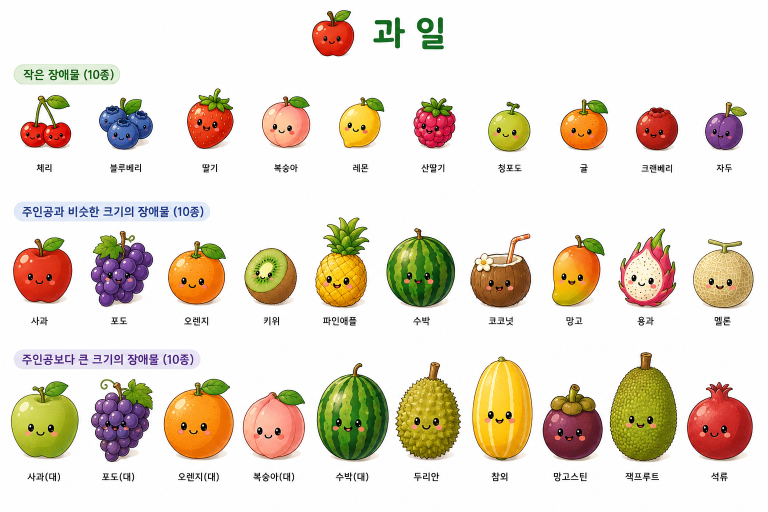
#> input picture design/장애물_과일.png, 1536 x 1024 px, found by its file name (shown at 1/2 size)
$ python extract_obstacles_v3.py
#> lines starting #> are read from the running program, lines starting #| are printed output that depends on the picture; after the words box and inside, x2 and y2 are one past the last pixel; in counts of white or black regions, pixels touching at a corner belong together
"""신규 테마별 장애물 시트(6개 파일, 3단계x10종, 흰 배경) 추출 스크립트.
행 그룹을 밀도 기반으로 자동 검출하고, 행 안에서는 연결요소를 10개 컬럼에 배정해
각 아이콘의 실제 경계를 찾는다 (균등폭 절단으로 인한 이웃 침범/잘림 방지).
"""
import os
import numpy as np
from PIL import Image
from scipy import ndimage

SRC_DIR = "design"
OUT = "assets/obstacles"
TIER_NAMES = ["small", "medium", "large"]
COLS = 10

THEMES = {
    "fruit": "장애물_과일.png",
    "transport": "장애물_교통수단.png",
    "dessert": "장애물_달콤한 디저트.png",
    "ocean": "장애물_바다모험.png",
    "space": "장애물_우주탐험.png",
    "household": "장애물_집안물건.png",
}


def nonwhite_mask(arr, thresh=30):
    diff = np.abs(arr.astype(int) - 255).sum(axis=2)
    return diff > thresh, diff


def find_bands(density, thresh=20):
    bands = []
    in_band = False
    s = 0
    for y in range(len(density)):
        d = density[y]
        if d > thresh and not in_band:
            s = y
            in_band = True
        elif d <= thresh and in_band:
            bands.append((s, y))
            in_band = False
    if in_band:
        bands.append((s, len(density)))
    return bands


def find_row_groups(mask, x_lo=300):
    """제목 배너를 제외한 3개 행(작은/중간/큰) 아이콘 영역의 y범위를 찾는다."""
    density = mask[:, x_lo:].sum(axis=1)
    bands = find_bands(density, thresh=20)
    assert len(bands) >= 4, f"unexpected band count {len(bands)}"
    bands = bands[1:]  # 첫 밴드(제목) 제외
    icon_bands = [b for b in bands if (b[1] - b[0]) >= 25]  # 라벨 텍스트(높이<25) 제외

    groups = []
    cur = list(icon_bands[0])
    for b in icon_bands[1:]:
        if b[0] - cur[1] < 70:
            cur[1] = b[1]
        else:
            groups.append(tuple(cur))
            cur = list(b)
    groups.append(tuple(cur))
    assert len(groups) == 3, f"expected 3 row groups, got {len(groups)}: {groups}"
    return groups


def extract_row_icons(arr, mask, diff, y0, y1, x_start=10, x_end=1525, cols=COLS, pad=4):
    region_mask = mask[y0:y1, x_start:x_end]
    h, w = region_mask.shape
    labeled, n = ndimage.label(region_mask, structure=np.ones((3, 3)))
    if n == 0:
        return [None] * cols

    col_w = (x_end - x_start) / cols
    col_centers = [(c + 0.5) * col_w for c in range(cols)]

    slots = [None for _ in range(cols)]
    objs = ndimage.find_objects(labeled)
    for i, sl in enumerate(objs):
        if sl is None:
            continue
        ys, xs = sl
        area = (labeled[sl] == (i + 1)).sum()
        if area < 20:
            continue
        comp_w = xs.stop - xs.start
        comp_h = ys.stop - ys.start
        if comp_w > col_w * 1.9:
            continue
        if comp_h < 8:
            continue
        cx = (xs.start + xs.stop) / 2
        col = min(range(cols), key=lambda c: abs(col_centers[c] - cx))
        bx0, bx1, by0, by1 = xs.start, xs.stop, ys.start, ys.stop
        if slots[col] is None:
            slots[col] = [bx0, by0, bx1, by1]
        else:
            slots[col][0] = min(slots[col][0], bx0)
            slots[col][1] = min(slots[col][1], by0)
            slots[col][2] = max(slots[col][2], bx1)
            slots[col][3] = max(slots[col][3], by1)

    region_arr = arr[y0:y1, x_start:x_end]
    region_diff = diff[y0:y1, x_start:x_end]

    # 배경(진짜 흰 배경)만 투명하게 만든다: diff 임계값만으로는 아이콘 "내부"의 흰색/밝은
    # 하이라이트(도넛 글레이즈, 얼음, 별빛 등)까지 배경으로 오인해 구멍이 뚫리는 문제가
    # 있었다. 이미지 테두리에서부터 거의-흰 픽셀들을 flood-fill로 연결해 "테두리와 이어진
    # 흰 영역"만 진짜 배경으로 간주하고, 그 영역에만 부드러운(안티에일리어싱) 알파를
    # 적용한다. 아이콘 내부에 둘러싸인 흰 하이라이트는 테두리와 연결되지 않으므로
    # 불투명(255)하게 보존된다.
    bgish = region_diff < 45
    labeled_bg, _ = ndimage.label(bgish, structure=np.ones((3, 3)))
    border_labels = (set(labeled_bg[0, :].tolist()) | set(labeled_bg[-1, :].tolist()) |
                      set(labeled_bg[:, 0].tolist()) | set(labeled_bg[:, -1].tolist()))
    border_labels.discard(0)
    bg_connected = np.isin(labeled_bg, list(border_labels)) if border_labels else np.zeros_like(bgish, dtype=bool)
    soft = np.clip((region_diff - 10) * 4, 0, 255)
    alpha_f = np.where(bg_connected, soft, 255).astype(np.uint8)

    rgba = np.dstack([region_arr, alpha_f]).astype(np.uint8)
    full_img = Image.fromarray(rgba, "RGBA")

    results = []
    for col in range(cols):
        if slots[col] is None:
            # 인접 아이콘과 맞닿아 연결요소가 병합된 경우(예: 옅은 광채 효과가 이웃 칸까지
            # 번지는 경우)의 대비책: 해당 컬럼의 엄격한 x범위 내부에서만 흰색이 아닌
            # 픽셀의 bbox를 구해 잘라낸다. 이웃 침범은 없지만 정밀도는 연결요소 방식보다 낮음.
            cx0 = int(col * col_w)
            cx1 = int((col + 1) * col_w)
            strip = region_mask[:, cx0:cx1]
            ys, xs = np.where(strip)
            if len(ys) < 20:
                results.append(None)
                continue
            bx0, bx1 = cx0 + xs.min(), cx0 + xs.max() + 1
            by0, by1 = ys.min(), ys.max() + 1
        else:
            bx0, by0, bx1, by1 = slots[col]
        bx0 = max(0, bx0 - pad)
        by0 = max(0, by0 - pad)
        bx1 = min(w, bx1 + pad)
        by1 = min(h, by1 + pad)
        results.append(clean_fragments(full_img.crop((bx0, by0, bx1, by1))))
    return results


def clean_fragments(img):
    """옅은 광채/입자 효과가 이웃 칸까지 번져 크롭 경계에서 잘린 채로 딸려 들어온
    작은 파편을 제거한다. 크롭 테두리에 닿아 있고 본체보다 훨씬 작은 조각만 지운다
    (아이콘 자체의 정상적인 보조 요소는 보통 테두리에 닿지 않으므로 보존됨)."""
    a = np.array(img.split()[-1])
    labeled, n = ndimage.label(a > 40, structure=np.ones((3, 3)))
    if n <= 1:
        return img
    sizes = ndimage.sum(np.ones_like(a), labeled, range(1, n + 1))
    main = int(np.argmax(sizes)) + 1
    main_area = sizes[main - 1]
    h, w = a.shape
    objs = ndimage.find_objects(labeled)
    drop = np.zeros_like(a, dtype=bool)
    for i, sl in enumerate(objs):
        lbl = i + 1
        if lbl == main or sl is None:
            continue
        ys, xs = sl
        touches_border = xs.start == 0 or xs.stop == w or ys.start == 0 or ys.stop == h
        if touches_border and sizes[lbl - 1] < main_area * 0.2:
            drop |= labeled == lbl
    if drop.any():
        arr = np.array(img)
        arr[drop, 3] = 0
        img = Image.fromarray(arr, "RGBA")
    return img


count = 0
for theme, fname in THEMES.items():
    path = os.path.join(SRC_DIR, fname)
    im = Image.open(path).convert("RGB")
#> im is the input picture: PIL image 1536x1024 RGB; mean R, G, B 230.1, 220.3, 205.9
    arr = np.array(im)
    mask, diff = nonwhite_mask(arr)
#> in nonwhite_mask, `diff = np.abs(arr.astype(int) - 255).sum(axis=2)`:
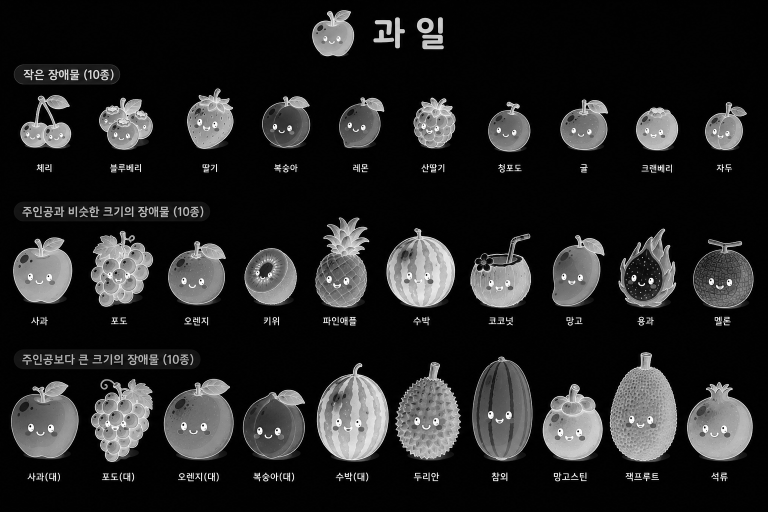
#> diff: shape (1024, 1536) int64 (shown at 1/2 size); min 0, max 765, mean 108.7; drawn with min black and max white
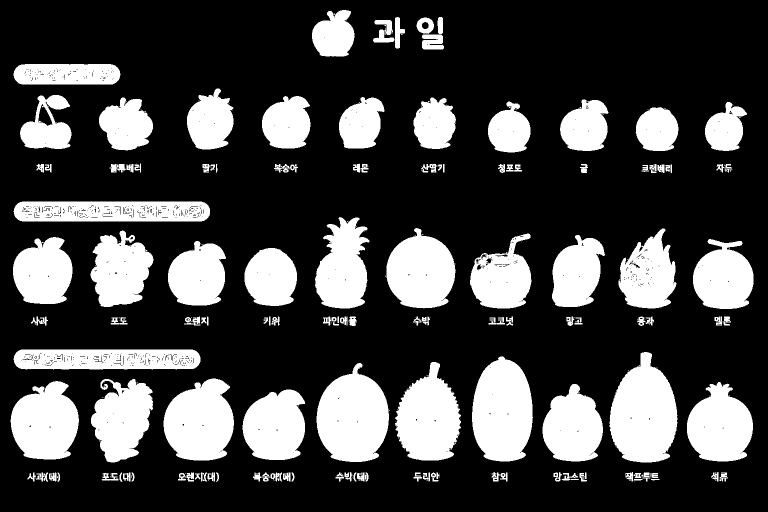
#> mask: shape (1024, 1536) bool (shown at 1/2 size); 26.9% white; 309 white regions (165 under 20 px), largest, box (x1, y1, x2, y2) and area: (1219, 704, 1355, 925) 21502, (633, 726, 778, 924) 20705, (944, 713, 1066, 923) 20165
    groups = find_row_groups(mask)
#> in find_row_groups, `density = mask[:, x_lo:].sum(axis=1)`: density = 1024 values, max 1044 at index 845, min 0 at index 0, mean 315.4
#> the loop in find_bands, `for y in range(len(density)):` made 1024 passes
#> (d, in_band) on passes 23, 114, 192, 305, 329, 347, 404, 619, 634, 652, 700, 926: (29, True), (0, False), (28, True), (15, False), (95, True), (0, False), (104, True), (0, False), (64, True), (12, False), (86, True), (0, False)
#> after the loop in find_bands, `for y in range(len(density)):`: bands = [(22, 113), (191, 304), (328, 346), (403, 618), (633, 651), (699, 925), (945, 963)]; in_band = False; s = 945
#> in find_row_groups, `bands = bands[1:]`: bands = [(191, 304), (328, 346), (403, 618), (633, 651), (699, 925), (945, 963)]
#> in find_row_groups, `icon_bands = [b for b in bands if (b[1] - b[0]) >= 25]`: icon_bands = [(191, 304), (403, 618), (699, 925)]
#> in find_row_groups, `cur = list(icon_bands[0])`: cur = [191, 304]
#> the loop in find_row_groups, `for b in icon_bands[1:]:` made 2 passes
#> after the loop in find_row_groups, `for b in icon_bands[1:]:`: groups = [(191, 304), (403, 618)]
#> groups = [(191, 304), (403, 618), (699, 925)]
    for tier_idx, (y0, y1) in enumerate(groups):
        tier = TIER_NAMES[tier_idx]
        icons = extract_row_icons(arr, mask, diff, y0, y1)
        dirpath = f"{OUT}/{theme}/{tier}"
        os.makedirs(dirpath, exist_ok=True)
        for c, icon in enumerate(icons):
            if icon is None:
                print("EMPTY", theme, tier, c)
                continue
            icon.save(f"{dirpath}/{c}.png")
            count += 1
#> this loop made 3 passes
#> (y0, y1, tier) on passes 2 to 3: (403, 618, 'medium'), (699, 925, 'large')
#> (y0, y1, tier) on pass 1: (191, 304, 'small')
#> pass 1, in extract_row_icons, `region_mask = mask[y0:y1, x_start:x_end]`:
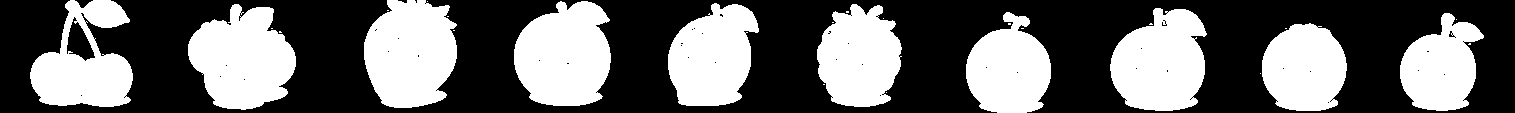
#> region_mask: shape (113, 1515) bool; 40.5% white; 28 white regions (18 under 20 px), largest, box (x1, y1, x2, y2) and area: (514, 1, 611, 106) 8048, (364, 0, 457, 108) 8043, (188, 4, 296, 110) 8017
#> pass 1, in extract_row_icons, `labeled, n = ndimage.label(region_mask, structure=np.ones((3, 3)))`:
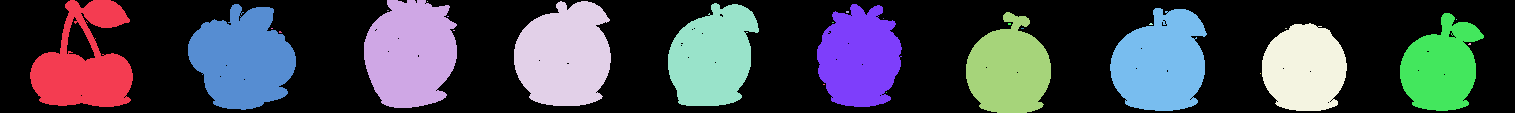
#> labeled: shape (113, 1515) int32; 29 distinct labels, from 0 to 28; one colour per label, 0 black
#> pass 1, in extract_row_icons, `region_arr = arr[y0:y1, x_start:x_end]`:
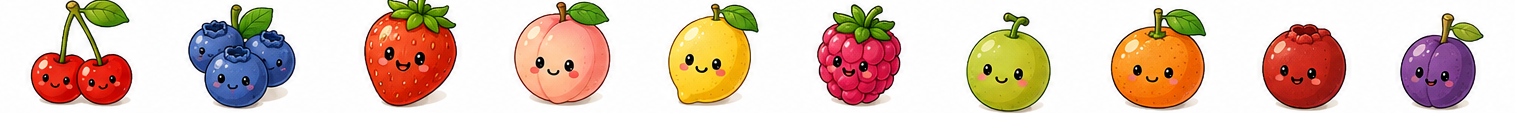
#> region_arr: shape (113, 1515, 3); mean R, G, B 220.5, 195.2, 179.4
#> pass 1, in extract_row_icons, `region_diff = diff[y0:y1, x_start:x_end]`:
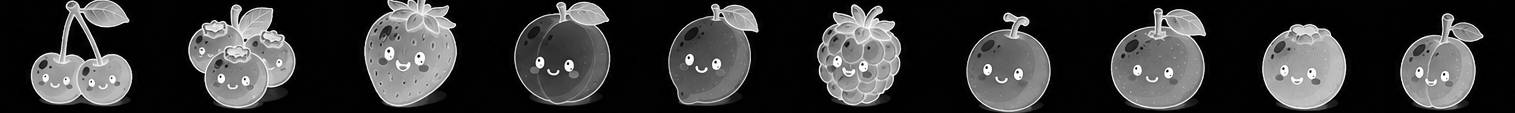
#> region_diff: shape (113, 1515) int64; min 0, max 765, mean 169.9; drawn with min black and max white
#> after the loop:
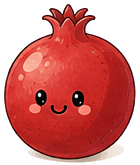
#> icon: PIL image 140x165 RGBA; mean R, G, B, A 211, 126.2, 123.1, 167.9; transparent parts drawn white
#> after the loop, count = 30
    print(theme, "rows:", groups)
#| fruit rows: [(191, 304), (403, 618), (699, 925)]
#> pass 2 of the loop `for theme, fname in THEMES.items():`:
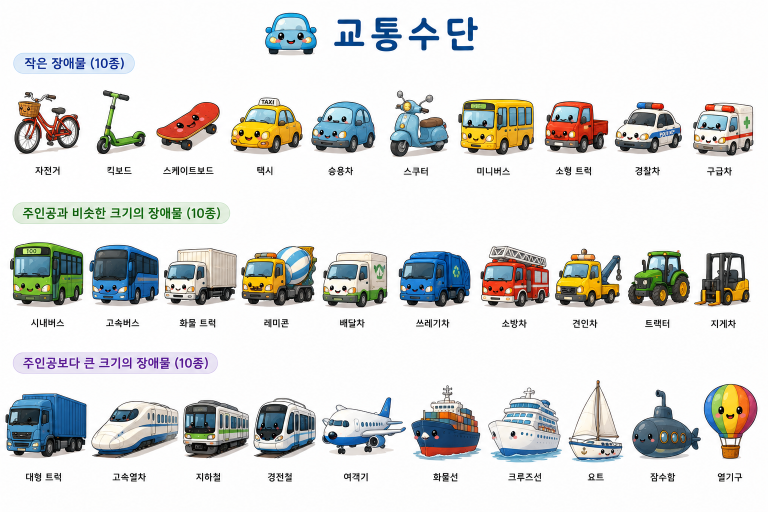
#> input picture design/장애물_교통수단.png, 1536 x 1024 px, found by its file name (shown at 1/2 size)
#> im is the input picture: PIL image 1536x1024 RGB; mean R, G, B 219.1, 220.2, 218.6
#> `mask, diff = nonwhite_mask(arr)`:
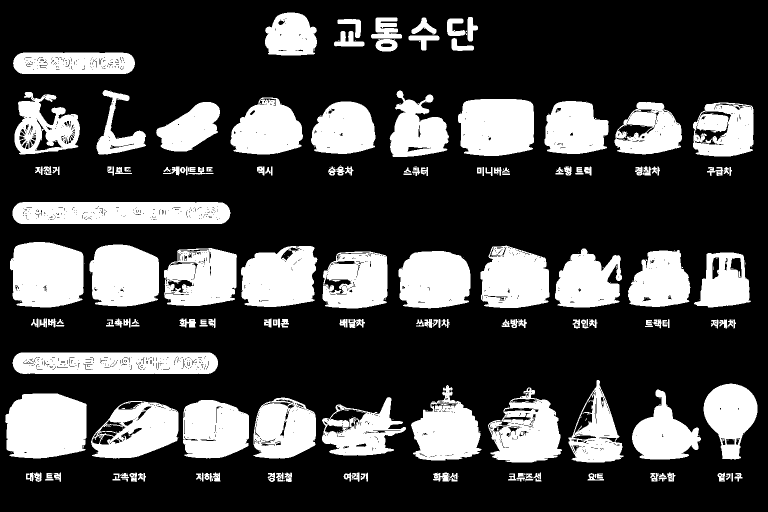
#> mask: shape (1024, 1536) bool (shown at 1/2 size); 27% white; 403 white regions (239 under 20 px), largest, box (x1, y1, x2, y2) and area: (10, 787, 174, 917) 18453, (25, 404, 461, 448) 18280, (20, 484, 167, 615) 16760
#> the loop in find_bands (call 2), `for y in range(len(density)):` made 1024 passes
#> (d, in_band) on passes 27, 112, 191, 315, 334, 352, 405, 449: (29, True), (0, False), (22, True), (0, False), (67, True), (20, False), (133, True), (0, False)
#> the loop in find_row_groups (call 2), `for b in icon_bands[1:]:` made 4 passes
#> cur on passes 1, 3: [404, 448], [705, 748]
#> `groups = find_row_groups(mask)`: groups = [(190, 314), (404, 617), (705, 925)]
#> the loop `for tier_idx, (y0, y1) in enumerate(groups):` made 3 passes
#> (y0, y1, tier) on passes 1 to 3: (190, 314, 'small'), (404, 617, 'medium'), (705, 925, 'large')
#> after the loop `for tier_idx, (y0, y1) in enumerate(groups):`:
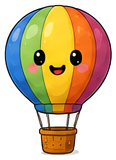
#> icon: PIL image 116x160 RGBA; mean R, G, B, A 206.3, 185.1, 152.2, 148.6; transparent parts drawn white
#> after the loop `for tier_idx, (y0, y1) in enumerate(groups):`: count = 60
#| transport rows: [(190, 314), (404, 617), (705, 925)]
#> pass 3 of the loop `for theme, fname in THEMES.items():`:
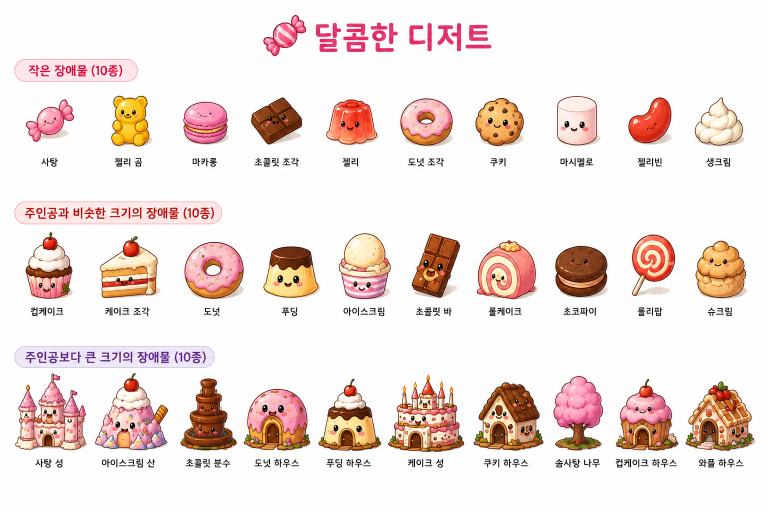
#> input picture design/장애물_달콤한 디저트.png, 1536 x 1024 px, found by its file name (shown at 1/2 size)
#> im is the input picture: PIL image 1536x1024 RGB; mean R, G, B 240.6, 226.6, 222.3
#> `mask, diff = nonwhite_mask(arr)`:
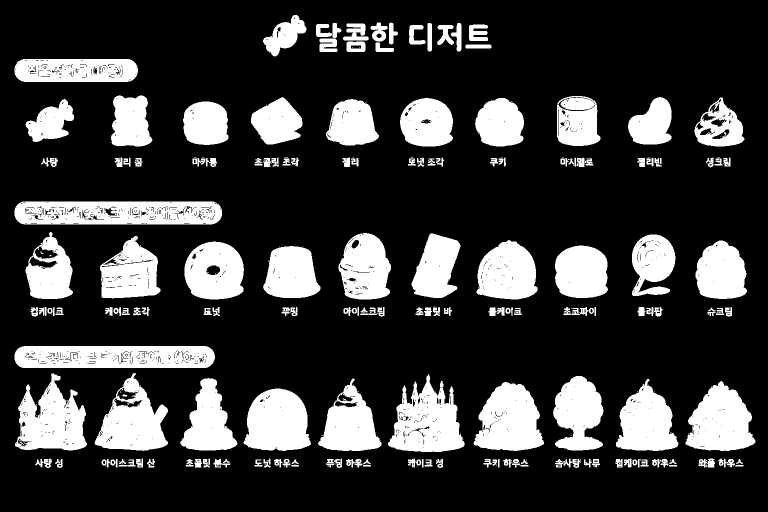
#> mask: shape (1024, 1536) bool (shown at 1/2 size); 22.6% white; 405 white regions (212 under 20 px), largest, box (x1, y1, x2, y2) and area: (29, 403, 444, 449) 16982, (29, 692, 430, 736) 16272, (776, 748, 930, 904) 14310
#> the loop `for tier_idx, (y0, y1) in enumerate(groups):` made 3 passes
#> (y0, y1) on passes 1 to 3: (192, 293), (403, 599), (692, 904)
#> after the loop `for tier_idx, (y0, y1) in enumerate(groups):`:
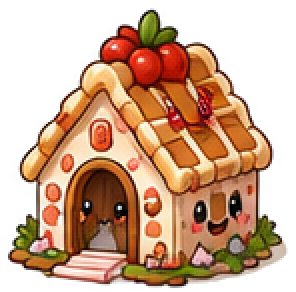
#> icon: PIL image 148x146 RGBA (shown 2 times larger); mean R, G, B, A 206.7, 171.4, 146.9, 156.2; transparent parts drawn white
#| dessert rows: [(192, 293), (403, 599), (692, 904)]
#> the loop made 6 passes; the first 3 are shown

print(f"extracted {count} icons")
